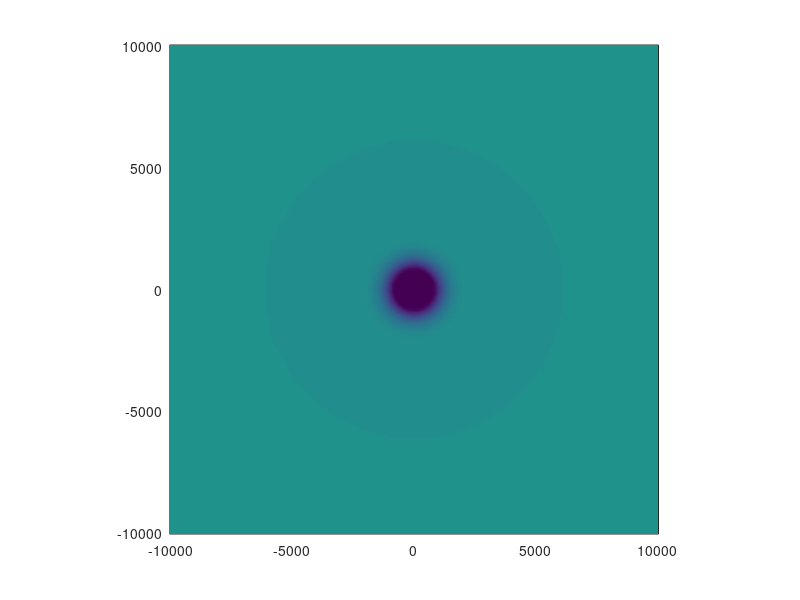

The MATLAB source for this figure: (Note: this script raises an error after producing the figure.)
%
% Linear shallow water equations : Beta effect
%
%  Du/Dt =fv-gDzeta/Dx
%  Dv/Dt =-fu-gDzeta/Dy
%  Dzeta/Dt = -H(Du/Dx-Dv/Dy)
%
clear all
close all
%
dx=100.e3;		% X resolution [m]
dy=dx;		        % Y resolution [m]
dt=216;			% time step [s]
daymax=10;		% duration of simulation [days]
xmax=20000.e3;		% Length of the basin [m]
ymax=20000.e3;		% Width of the basin [m]
Hmax=1000.;		% depth [m]
g=9.81;			% gravity acceleration [m.s-2]
rho0=1025;		% Density [kg.m-3]
%
f0=1e-4;		% coriolis parameter [s-1]
beta=2e-11;		% beta parameter [s-1.m-1]
%
R0=1000e3;		% Diameter of the initial perturbation [m]
zeta0=-0.2;		% Amplitude initial perturbation [m]
%
daydiag=0.5;		% Number of days between diagnostics
dayplot=0.5;		% Number of days between images
skip=4;			% Plot 1 arrow every 'skip' grid points
rsponge=1e-4;		% Maximum value of rayleigh damping in the sponge [m.s-1]
xsponge=1000e3;		% Size of the sponge [m]
%
% Test of the CFL criterion for barotropic gravity waves
%
c=sqrt(g*Hmax)*dt/dx;
disp(['DT = ',num2str(dt)])
disp(['DX/DT = ',num2str(dx/dt)])
disp(['CMAX = ',num2str(sqrt(g*Hmax))])
disp(['COURANT NUMBER = ',num2str(c)])
disp(' ')
%
% Build a horizontal C-grid
%
x_rho=-xmax/2-dx/2:dx:xmax/2+dx/2;
y_rho=-ymax/2-dy/2:dy:ymax/2+dy/2;
x_u=0.5*(x_rho(2:end)+x_rho(1:end-1));
y_u=y_rho;
x_v=x_rho;
y_v=0.5*(y_rho(2:end)+y_rho(1:end-1));
[x_rho,y_rho]=meshgrid(x_rho,y_rho);
[x_u,y_u]=meshgrid(x_u,y_u);
[x_v,y_v]=meshgrid(x_v,y_v);
[M,L]=size(x_rho);
disp(['grid size : ',num2str(L),' X ',num2str(M)])
%
% Create the bottom topography
%
H=Hmax + 0*x_rho;
%
% Get the Coriolis parameter
%
f= f0 + beta*y_rho;
f_u=0.5*(f(:,1:end-1)+f(:,2:end));
f_v=0.5*(f(1:end-1,:)+f(2:end,:));
%
% Compute the sponge
%
rspg=0*x_rho;
if rsponge>0
  distE=-x_rho+xmax/2;
  distW=x_rho+xmax/2;
  distN=-y_rho+ymax/2;
  distS=y_rho+ymax/2;
  dist=cat(3,distE,distW,distN,distS);
  dist=min(dist,[],3);
  dist(dist<0)=0;
  rspg=0.5*(cos(pi*dist/xsponge)+1);
  rspg(dist>=xsponge)=0;
  rspg=rsponge*rspg;
end
rspg=rspg./H;
rspg_u=0.5*(rspg(:,2:end)+rspg(:,1:end-1));
rspg_v=0.5*(rspg(2:end,:)+rspg(1:end-1,:));
%
% Define the initial conditions
%
zeta=zeta0*exp(-(x_rho.^2+y_rho.^2)/R0^2);
u=0*y_u;
v=0*y_v;
%
nstep=0;
nframe=0;
%
% Main computing loop
%
for time=0:dt/(24*3600):daymax
%
  nstep=nstep+1;
%
% Compute u-rhs terms 
%
  ru=0* y_u;
%
% Coriolis term
%
  ru(2:end-1,:)=f_u(2:end-1,:).*...
                  0.25.*(v(1:end-1,1:end-1)+v(1:end-1,2:end)+...
                         v(2:end  ,1:end-1)+v(2:end  ,2:end));
%
% Pressure gradient term
%
  ru=ru-g.*(zeta(:,2:end)-zeta(:,1:end-1))./dx;
%
% Sponge 
%
  ru=ru-(rspg_u.*u);
%
%
% Compute v-rhs terms 
%
  rv=0* y_v;
%
% Coriolis term
%
  rv(:,2:end-1)=-f_v(:,2:end-1).*...
                   0.25.*(u(1:end-1,1:end-1)+u(1:end-1,2:end)+...
                          u(2:end  ,1:end-1)+u(2:end,2:end));
%
% Pressure gradient term
%
  rv=rv-g.*(zeta(2:end,:)-zeta(1:end-1,:))./dy;
%
% Sponge 
%
  rv=rv-(rspg_v.*v);
%
% Step U : forward step U(t+1)=U(t)+dt*F(t)
%
  u(2:end-1,2:end-1)=u(2:end-1,2:end-1)+dt*ru(2:end-1,2:end-1);
%
% Open boundary conditions for u
%
  u(:,1)=(u(:,1)+c.*u(:,2))./(1+c);
  u(:,end)=(u(:,end)+c.*u(:,end-1))./(1+c);
  u(1,:)=(u(1,:)+c.*u(2,:))./(1+c);
  u(end,:)=(u(end,:)+c.*u(end-1,:))./(1+c);
%
% Step V : forward step V(t+1)=V(t)+dt*F(t)
%
  v(2:end-1,2:end-1)=v(2:end-1,2:end-1)+dt*rv(2:end-1,2:end-1);
%
% Open boundary conditions for v
%
  v(:,1)=(v(:,1)+c.*v(:,2))./(1+c);
  v(:,end)=(v(:,end)+c.*v(:,end-1))./(1+c);
  v(1,:)=(v(1,:)+c.*v(2,:))./(1+c);
  v(end,:)=(v(end,:)+c.*v(end-1,:))./(1+c);
%
% Compute zeta-rhs terms 
%
  rz=0.*y_rho;
%
% Divergence of u 
%
  rz(:,2:end-1)=rz(:,2:end-1)+(u(:,2:end)-u(:,1:end-1))/dx;
%
% Divergence of v 
%
  rz(2:end-1,:)=rz(2:end-1,:)+(v(2:end,:)-v(1:end-1,:))/dy;
%
% Backward step for zeta (don't forget H)
%
  zeta(2:end-1,2:end-1)=zeta(2:end-1,2:end-1)-dt.*H(2:end-1,2:end-1).*rz(2:end-1,2:end-1);
%
% Open boundary conditions for zeta
%
  zeta(:,1)=(zeta(:,1)+c.*zeta(:,2))./(1+c);
  zeta(:,end)=(zeta(:,end)+c.*zeta(:,end-1))./(1+c);
  zeta(1,:)=(zeta(1,:)+c.*zeta(2,:))./(1+c);
  zeta(end,:)=(zeta(end,:)+c.*zeta(end-1,:))./(1+c);
%
% Diagnostics if necessary
%
  if rem(time,daydiag)==0
    disp(['Day: ',num2str(time),' - Step: ',num2str(nstep)])
    mz=100*mean(mean(zeta));
    mu=mean(mean(u));  
    mv=mean(mean(v));  
    disp(['Mean zeta: ',num2str(mz),...
          ' - u: ',num2str(mu),...
          ' - v: ',num2str(mv)])
    mz=100*max(max(zeta));
    mu=max(max(u));  
    mv=max(max(v));  
    disp(['Max zeta: ',num2str(mz),...
          ' - u: ',num2str(mu),...
          ' - v: ',num2str(mv)])
    mz=100*min(min(zeta));
    mu=min(min(u));  
    mv=min(min(v));  
    disp(['Min zeta: ',num2str(mz),...
          ' - u: ',num2str(mu),...
          ' - v: ',num2str(mv)])
    disp(' ')
  end
%
% Plot if necessary
%
  if rem(time,dayplot)==0 
    nframe=nframe+1;
    pcolor(x_rho/1000,y_rho/1000,100*zeta)
    shading interp
    axis image
    caxis([-10 10])
    colorbar('horiz')
    if skip>0
      hold on
      ur=0.5*(u(2:end-1,2:end)+u(2:end-1,1:end-1));
      vr=0.5*(v(2:end,2:end-1)+v(1:end-1,2:end-1));
      quiver(x_rho(2:skip:end-1,2:skip:end-1)/1000,...
             y_rho(2:skip:end-1,2:skip:end-1)/1000,...
             ur(1:skip:end,1:skip:end),vr(1:skip:end,1:skip:end),'k')
      hold off
    end
    title(['zeta [cm] - day: ',num2str(time)])
    xlabel('X [km]')
    ylabel('Y [km]')
    warning off
    Mov(nframe) = getframe;
  end
end
movie(Mov,5)
